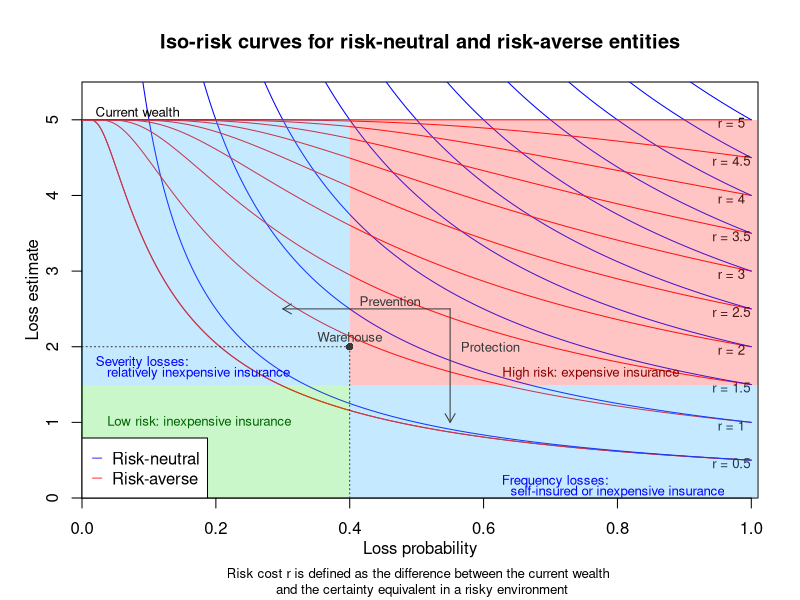

Write R code to recreate this figure.
#### Graphical options ####
background <- TRUE
drawArrows <- TRUE # Arrows are drawn only if background is displayed
drawPoints <- TRUE
nb_cases <- 10
sharpness <- 10000

#### Total wealth ####
x0 <- 5

#### Plot ####
r <- x0/10
p <- seq(from = 0, to = 1, by = 1/sharpness)
n <- length(p)
xNeutral <- r/p # Loss estimates for a risk-neutral entity
xAverse <- x0 * (1 - (1-r/x0)^(1/p)) # Loss estimates for a risk-averse entity

plot(x = p, y = xAverse, type = "l", col = "red",
     xlim = c(0, 1.01), ylim = c(0, 1.1 * x0),
     xlab = "", ylab = "",
     xaxs = "i", yaxs = "i",
     main = "Iso-risk curves for risk-neutral and risk-averse entities")
title(sub = "Risk cost r is defined as the difference between the current wealth \n and the certainty equivalent in a risky environment", cex.sub = 0.8)

for (r in seq(from = x0/nb_cases, to = x0, by = x0/nb_cases)){
  xNeutral <- r/p
  xAverse <- x0 * (1 - (1-r/x0)^(1/p))
  lines(x = p, y = xAverse, col = "red")
  lines(x = p, y = xNeutral, col = "blue")
  text(x = p[n] - 0.03, y = xAverse[n] - x0/125, label = paste("r =", round(r, digits = 2)), cex = 0.8)
}

if (background){
  rect(xleft = 0, ybottom = 0, xright = 0.4, ytop = 0.3*x0,
       col = rgb(red = 30.59/100, green = 89.41/100, blue = 30.59/100, alpha = 0.3), border = "transparent")
  text(x = 0.175, y = 1 * x0/5, label = "Low risk: inexpensive insurance", col = "darkgreen", cex = 0.8)
  
  rect(xleft = 0.4, ybottom = 0, xright = 1.01, ytop = 0.3*x0,
       col = rgb(red = 25.1/100, green = 72.55/100, blue = 100/100, alpha = 0.3), border = "transparent")
  text(x = 0.707, y = 0.22 * x0/5, label = "Frequency losses:", col = "blue", cex = 0.8)
  text(x = 0.8, y = 0.08 * x0/5, label = "self-insured or inexpensive insurance", col = "blue", cex = 0.8)
  
  rect(xleft = 0, ybottom = 0.3*x0, xright = 0.4, ytop = x0,
       col = rgb(red = 25.1/100, green = 72.55/100, blue = 100/100, alpha = 0.3), border = "transparent")
  text(x = 0.09, y = 1.79 * x0/5, label = "Severity losses:", col = "blue", cex = 0.8)
  text(x = 0.174, y = 1.65 * x0/5, label = "relatively inexpensive insurance", col = "blue", cex = 0.8)
  
  rect(xleft = 0.4, ybottom = 0.3*x0, xright = 1.01, ytop = x0,
       col = rgb(red = 100/100, green = 25.1/100, blue = 25.1/100, alpha = 0.3), border = "transparent")
  text(x = 0.76, y = 1.65 * x0/5, label = "High risk: expensive insurance", col = "darkred", cex = 0.8)
  
  title(xlab = "Loss probability", line = 2, cex.lab = 1)
  title(ylab = "Loss estimate", line = 2, cex.lab = 1)
}else{
  title(xlab = "Loss probability", line = -1, cex.lab = 1)
  title(ylab = "Loss estimate", line = -1, cex.lab = 1)
}

if ((background) && (drawArrows)){
  arrows(x0 = 0.55, y0 = 2.5 * x0/5, x1 = 0.3, y1 = 2.5 * x0/5, length = 0.1, col = "gray22")
  text(x = 0.46, y = 2.6 * x0/5, label = "Prevention", col = "gray22", cex = 0.8)
  arrows(x0 = 0.55, y0 = 2.5 * x0/5, x1 = 0.55, y1 = 1 * x0/5, length = 0.1, col = "gray22")
  text(x = 0.61, y = 2 * x0/5, label = "Protection", col = "gray22", cex = 0.8)
}

if(drawPoints){
  points(x = 0.4, y = 0.4 * x0, pch = 16, col = "gray22")
  arrows(x0 = 0.4, y0 = 0, x1 = 0.4, y1 = 0.4 * x0, length = 0, col = "gray22", lty = 3)
  arrows(x0 = 0, y0 = 0.4 * x0, x1 = 0.4, y1 = 0.4 * x0, length = 0, col = "gray22", lty = 3)
  text(x = 0.4, y = 0.425 * x0, label = "Warehouse", cex = 0.8, col = "gray22")
}

text(x = 0.083, y = 1.02 * x0, label = "Current wealth", cex = 0.8)
legend("bottomleft", legend = c("Risk-neutral", "Risk-averse"), col = c("blue", "red"), pch = c("_", "_"))